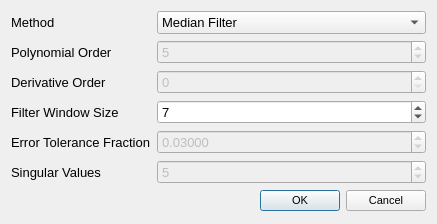
<?xml version="1.0" encoding="UTF-8"?>
<ui version="4.0">
 <class>FilterDialog</class>
 <widget class="QDialog" name="FilterDialog">
  <property name="geometry">
   <rect>
    <x>0</x>
    <y>0</y>
    <width>401</width>
    <height>224</height>
   </rect>
  </property>
  <property name="font">
   <font>
    <pointsize>10</pointsize>
   </font>
  </property>
  <property name="windowTitle">
   <string>Apply Filter</string>
  </property>
  <layout class="QFormLayout" name="formLayout_2">
   <property name="fieldGrowthPolicy">
    <enum>QFormLayout::AllNonFixedFieldsGrow</enum>
   </property>
   <item row="0" column="0">
    <widget class="QLabel" name="label">
     <property name="text">
      <string>Method</string>
     </property>
    </widget>
   </item>
   <item row="0" column="1">
    <widget class="QComboBox" name="methodComboBox">
     <item>
      <property name="text">
       <string>Median Filter</string>
      </property>
     </item>
     <item>
      <property name="text">
       <string>Moving Average Filter</string>
      </property>
     </item>
     <item>
      <property name="text">
       <string>Savitzky-Golay Smoothing/Differentiation</string>
      </property>
     </item>
     <item>
      <property name="text">
       <string>Truncated SVD Denoise</string>
      </property>
     </item>
     <item>
      <property name="text">
       <string>QUIC-SVD Denoise</string>
      </property>
     </item>
    </widget>
   </item>
   <item row="1" column="0">
    <widget class="QLabel" name="label_2">
     <property name="text">
      <string>Polynomial Order</string>
     </property>
    </widget>
   </item>
   <item row="1" column="1">
    <widget class="QSpinBox" name="polynomialSpinBox">
     <property name="enabled">
      <bool>false</bool>
     </property>
     <property name="minimum">
      <number>1</number>
     </property>
     <property name="value">
      <number>5</number>
     </property>
    </widget>
   </item>
   <item row="2" column="0">
    <widget class="QLabel" name="label_3">
     <property name="text">
      <string>Derivative Order</string>
     </property>
    </widget>
   </item>
   <item row="2" column="1">
    <widget class="QSpinBox" name="derivativeSpinBox">
     <property name="enabled">
      <bool>false</bool>
     </property>
     <property name="minimum">
      <number>0</number>
     </property>
     <property name="value">
      <number>0</number>
     </property>
    </widget>
   </item>
   <item row="3" column="0">
    <widget class="QLabel" name="label_4">
     <property name="text">
      <string>Filter Window Size</string>
     </property>
    </widget>
   </item>
   <item row="3" column="1">
    <widget class="QSpinBox" name="windowSpinBox">
     <property name="minimum">
      <number>1</number>
     </property>
     <property name="singleStep">
      <number>2</number>
     </property>
     <property name="value">
      <number>7</number>
     </property>
    </widget>
   </item>
   <item row="6" column="1">
    <widget class="QDialogButtonBox" name="buttonBox">
     <property name="font">
      <font>
       <pointsize>8</pointsize>
      </font>
     </property>
     <property name="orientation">
      <enum>Qt::Horizontal</enum>
     </property>
     <property name="standardButtons">
      <set>QDialogButtonBox::Cancel|QDialogButtonBox::Ok</set>
     </property>
    </widget>
   </item>
   <item row="5" column="1">
    <widget class="QSpinBox" name="singularValuesSpinBox">
     <property name="enabled">
      <bool>false</bool>
     </property>
     <property name="minimum">
      <number>3</number>
     </property>
     <property name="maximum">
      <number>30</number>
     </property>
     <property name="value">
      <number>5</number>
     </property>
    </widget>
   </item>
   <item row="5" column="0">
    <widget class="QLabel" name="label_5">
     <property name="text">
      <string>Singular Values</string>
     </property>
    </widget>
   </item>
   <item row="4" column="0">
    <widget class="QLabel" name="label_6">
     <property name="text">
      <string>Error Tolerance Fraction</string>
     </property>
    </widget>
   </item>
   <item row="4" column="1">
    <widget class="QDoubleSpinBox" name="epsilonSpinBox">
     <property name="enabled">
      <bool>false</bool>
     </property>
     <property name="decimals">
      <number>5</number>
     </property>
     <property name="maximum">
      <double>1.000000000000000</double>
     </property>
     <property name="value">
      <double>0.030000000000000</double>
     </property>
    </widget>
   </item>
  </layout>
 </widget>
 <resources/>
 <connections>
  <connection>
   <sender>buttonBox</sender>
   <signal>accepted()</signal>
   <receiver>FilterDialog</receiver>
   <slot>accept()</slot>
   <hints>
    <hint type="sourcelabel">
     <x>248</x>
     <y>254</y>
    </hint>
    <hint type="destinationlabel">
     <x>157</x>
     <y>274</y>
    </hint>
   </hints>
  </connection>
  <connection>
   <sender>buttonBox</sender>
   <signal>rejected()</signal>
   <receiver>FilterDialog</receiver>
   <slot>reject()</slot>
   <hints>
    <hint type="sourcelabel">
     <x>316</x>
     <y>260</y>
    </hint>
    <hint type="destinationlabel">
     <x>286</x>
     <y>274</y>
    </hint>
   </hints>
  </connection>
 </connections>
</ui>
